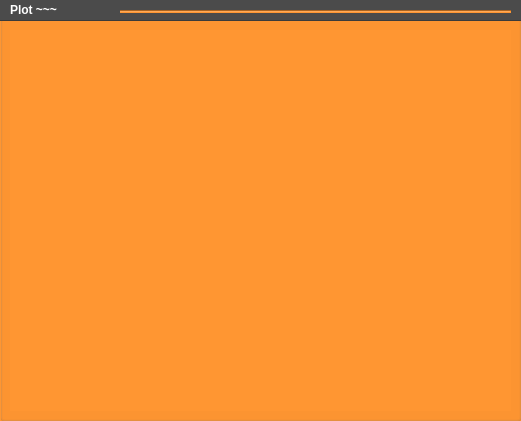
    <widget class="QGroupBox" name="StatGroup_4">
     <property name="geometry">
      <rect>
       <x>630</x>
       <y>370</y>
       <width>521</width>
       <height>421</height>
      </rect>
     </property>
     <property name="styleSheet">
      <string notr="true">font: 10pt &quot;Lucida Sans&quot;;
background-color: rgb(255, 150, 50);</string>
     </property>
     <property name="title">
      <string>Businesses</string>
     </property>
     <widget class="Line" name="line_24">
      <property name="geometry">
       <rect>
        <x>90</x>
        <y>10</y>
        <width>118</width>
        <height>3</height>
       </rect>
      </property>
      <property name="orientation">
       <enum>Qt::Horizontal</enum>
      </property>
     </widget>
     <widget class="QGraphicsView" name="graphicsView_15">
      <property name="geometry">
       <rect>
        <x>-10</x>
        <y>-10</y>
        <width>691</width>
        <height>31</height>
       </rect>
      </property>
      <property name="palette">
       <palette>
        <active>
         <colorrole role="Button">
          <brush brushstyle="SolidPattern">
           <color alpha="255">
            <red>75</red>
            <green>75</green>
            <blue>75</blue>
           </color>
          </brush>
         </colorrole>
         <colorrole role="Base">
          <brush brushstyle="SolidPattern">
           <color alpha="255">
            <red>75</red>
            <green>75</green>
            <blue>75</blue>
           </color>
          </brush>
         </colorrole>
         <colorrole role="Window">
          <brush brushstyle="SolidPattern">
           <color alpha="255">
            <red>75</red>
            <green>75</green>
            <blue>75</blue>
           </color>
          </brush>
         </colorrole>
        </active>
        <inactive>
         <colorrole role="Button">
          <brush brushstyle="SolidPattern">
           <color alpha="255">
            <red>75</red>
            <green>75</green>
            <blue>75</blue>
           </color>
          </brush>
         </colorrole>
         <colorrole role="Base">
          <brush brushstyle="SolidPattern">
           <color alpha="255">
            <red>75</red>
            <green>75</green>
            <blue>75</blue>
           </color>
          </brush>
         </colorrole>
         <colorrole role="Window">
          <brush brushstyle="SolidPattern">
           <color alpha="255">
            <red>75</red>
            <green>75</green>
            <blue>75</blue>
           </color>
          </brush>
         </colorrole>
        </inactive>
        <disabled>
         <colorrole role="Button">
          <brush brushstyle="SolidPattern">
           <color alpha="255">
            <red>75</red>
            <green>75</green>
            <blue>75</blue>
           </color>
          </brush>
         </colorrole>
         <colorrole role="Base">
          <brush brushstyle="SolidPattern">
           <color alpha="255">
            <red>75</red>
            <green>75</green>
            <blue>75</blue>
           </color>
          </brush>
         </colorrole>
         <colorrole role="Window">
          <brush brushstyle="SolidPattern">
           <color alpha="255">
            <red>75</red>
            <green>75</green>
            <blue>75</blue>
           </color>
          </brush>
         </colorrole>
        </disabled>
       </palette>
      </property>
      <property name="styleSheet">
       <string notr="true">background-color: rgb(75, 75, 75);</string>
      </property>
      <property name="interactive">
       <bool>false</bool>
      </property>
     </widget>
     <widget class="QLabel" name="label_16">
      <property name="geometry">
       <rect>
        <x>10</x>
        <y>0</y>
        <width>221</width>
        <height>21</height>
       </rect>
      </property>
      <property name="styleSheet">
       <string notr="true">font: 63 10pt &quot;Lucida Sans&quot;;
background-color: rgb(0, 0, 0, 0);</string>
      </property>
      <property name="text">
       <string>&lt;html&gt;&lt;head/&gt;&lt;body&gt;&lt;p&gt;&lt;span style=&quot; font-weight:600; color:#ffffff;&quot;&gt;Plot ~~~&lt;/span&gt;&lt;/p&gt;&lt;/body&gt;&lt;/html&gt;</string>
      </property>
     </widget>
     <widget class="QWidget" name="mplWindow" native="true">
      <property name="geometry">
       <rect>
        <x>10</x>
        <y>30</y>
        <width>501</width>
        <height>381</height>
       </rect>
      </property>
      <layout class="QVBoxLayout" name="mplvl"/>
     </widget>
     <widget class="Line" name="line_7">
      <property name="geometry">
       <rect>
        <x>120</x>
        <y>10</y>
        <width>391</width>
        <height>3</height>
       </rect>
      </property>
      <property name="minimumSize">
       <size>
        <width>0</width>
        <height>3</height>
       </size>
      </property>
      <property name="maximumSize">
       <size>
        <width>16777215</width>
        <height>3</height>
       </size>
      </property>
      <property name="styleSheet">
       <string notr="true">background-color: rgb(255, 150, 50)</string>
      </property>
      <property name="orientation">
       <enum>Qt::Horizontal</enum>
      </property>
     </widget>
    </widget>
